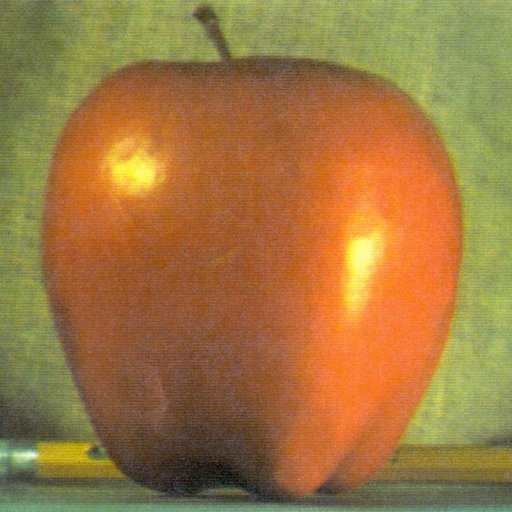
//> input picture imgdata/apple.jpg, 512 x 512 px
$ ./3-9_customHistogram   (built with g++ and OpenCV 4)
//> lines starting //> are read from the running program, lines starting //| are printed output that depends on the picture; after the words box and inside, x2 and y2 are one past the last pixel; in counts of white or black regions, pixels touching at a corner belong together
// C++ source file
/***********************************************
# Copyright (c) 2018, Wuhan
# All rights reserved.
#
# @Filename: 3-9_customHistogram.cpp
# @Version：V1.0
# @Author: Frank Liu - frankliu624@gmail.com
# @Description: 自定义直方图
# @Create Time: 2018-09-14 19:52:41
# @Last Modified: 2018-09-14 19:52:41
***********************************************/
#include <opencv2/highgui/highgui.hpp>
#include <opencv2/imgproc/imgproc.hpp>

using namespace cv;

int main()
{
    // 图像读取及判断
    Mat srcImg = imread("../../imgdata/apple.jpg");
//> srcImg is the input picture: 512 rows x 512 cols, CV_8UC3; mean B, G, R 64.8, 119.7, 159.1
    if(!srcImg.data)
        return -1;
    imshow("srcImage", srcImg);
    // 灰度转换
    Mat srcGray;
    cvtColor(srcImg, srcGray, CV_BGR2GRAY);
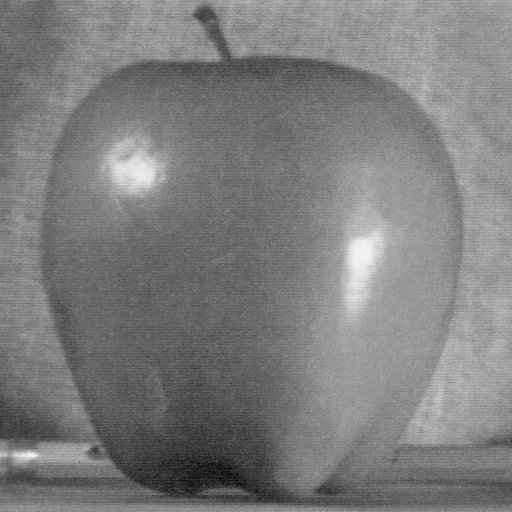
//> srcGray: 512 rows x 512 cols, CV_8UC1; min 7, max 248, mean 125.2
    // 初始化直方图统计参数
    const int channels[] = { 0 };
    const int histSize[] = { 256 };
    // 设定区间[0,60], [61, 120], [121, 160], [161, 220], [221, 255]
    float hrange[] = {0, 60, 120, 160, 220, 255};
    const float* ranges[] = { hrange };
    // 计算直方图
    MatND hist;
    calcHist(&srcGray, 1, channels, Mat(), hist, 1, histSize, ranges);
//> hist = 256 values, max 310 at index 251, min 0 at index 0, mean 19.2
    // 求直方图中最大值
    double maxHist = 0;
    minMaxLoc(hist, 0, &maxHist, 0, 0);
//> maxHist = 310
    // 设置直方图中的最大值
    int hist_size = hist.rows;
//> hist_size = 256
    Mat histImg(hist_size, hist_size, CV_8U, Scalar(255));
    // 绘制直方图
    for(int h = 0; h < hist_size; ++h)
    {
        float binVal = hist.at<float>(h);
        // 归一化，根据最大值计算变化范围
        int intensity = static_cast<int>(binVal * hist_size / maxHist);
        // 绘制直方图信息
        line(histImg, Point(h, hist_size), Point(h, hist_size-intensity), Scalar::all(0));
    }
//> this loop made 256 passes
//> (binVal, intensity) on passes 1 to 3: (0, 0), (0, 0), (0, 0)
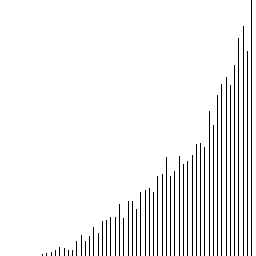
//> histImg: 256 rows x 256 cols, CV_8UC1; 93.8% white; black in thin lines or dots, all inside (x1, y1, x2, y2) = (42, 0, 252, 256)
    imshow("myHistImage", histImg);
    waitKey(0);
    return 0;
}
